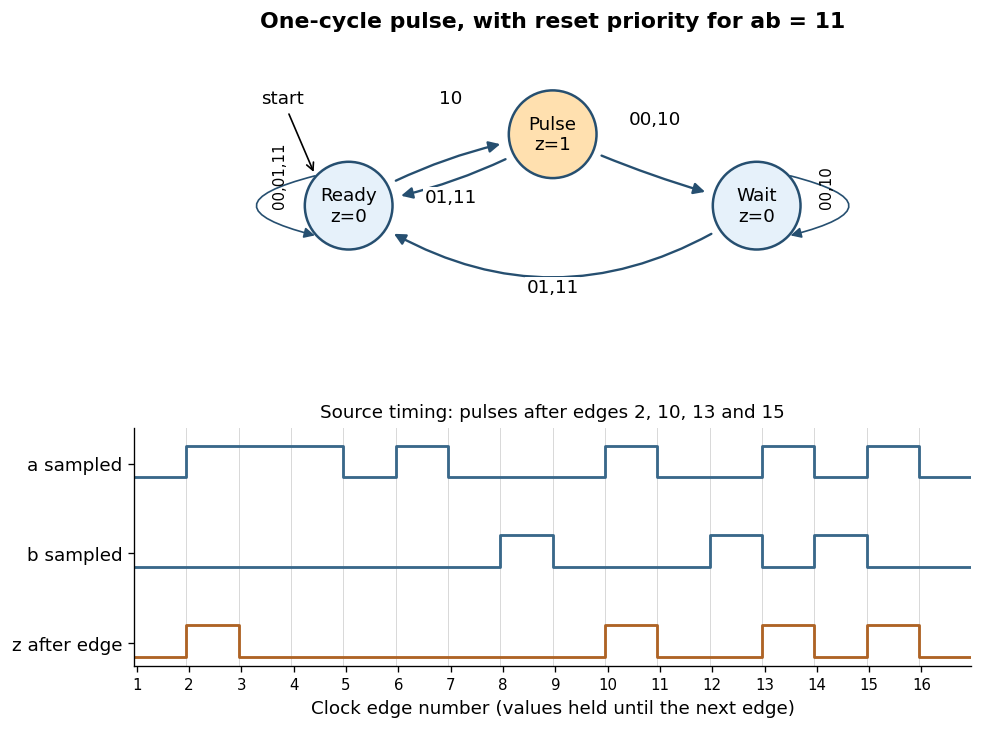

Source code (Python):
"""Draw pulse generator state chart and the original sampled timing sequence.
Writes PNG in cwd. Python 3.14.4, matplotlib 3.10.7, numpy 2.3.5.
"""
from pathlib import Path
import matplotlib
matplotlib.use('Agg')
import matplotlib.pyplot as plt
from matplotlib.patches import Circle, FancyArrowPatch
import numpy as np

plt.rcParams.update({'font.size':11,'font.family':'DejaVu Sans'})
fig=plt.figure(figsize=(9,6.8),facecolor='white');gs=fig.add_gridspec(2,1,height_ratios=[1.2,1],hspace=.4)
ax=fig.add_subplot(gs[0]);ax.set(xlim=(-3,3),ylim=(-1.15,1.65),aspect='equal');ax.axis('off')
pos={'Ready':(-2,0),'Pulse':(0,.7),'Wait':(2,0)}
for s,p in pos.items():
    ax.add_patch(Circle(p,.43,facecolor='#ffe0af' if s=='Pulse' else '#e6f1fa',edgecolor='#264f70',lw=1.5))
    ax.text(*p,s+'\nz='+('1' if s=='Pulse' else '0'),ha='center',va='center')
edges=[('Ready','Pulse','10',-.1,(-1,1)),('Pulse','Ready','01,11',-.1,(-1,.03)),('Pulse','Wait','00,10',.05,(1,.8)),('Wait','Ready','01,11',-.35,(0,-.85))]
for s,t,lab,rad,loc in edges:
    ax.add_patch(FancyArrowPatch(pos[s],pos[t],shrinkA=32,shrinkB=32,connectionstyle=f'arc3,rad={rad}',arrowstyle='-|>',mutation_scale=14,color='#264f70',lw=1.4))
    ax.text(*loc,lab,ha='center',bbox={'facecolor':'white','edgecolor':'none','pad':1})
for s,lab in [('Ready','00,01,11'),('Wait','00,10')]:
    x,y=pos[s];sgn=-1 if s=='Ready' else 1
    ax.add_patch(FancyArrowPatch((x+sgn*.3,y+.3),(x+sgn*.3,y-.3),connectionstyle=f'arc3,rad={-2*sgn}',arrowstyle='-|>',mutation_scale=13,color='#264f70'))
    ax.text(x+sgn*.68,y,lab,ha='center',rotation=90,fontsize=9)
ax.annotate('start',xy=(-2.33,.3),xytext=(-2.65,1),arrowprops={'arrowstyle':'->'},ha='center')
ax.set_title('One-cycle pulse, with reset priority for ab = 11',weight='bold')
a=fig.add_subplot(gs[1]);time=np.arange(17)
as_=[0,1,1,1,0,1,0,0,0,1,0,0,1,0,1,0]
bs_=[0,0,0,0,0,0,0,1,0,0,0,1,0,1,0,0]
s='Ready';zs=[]
for av,bv in zip(as_,bs_):
    s='Ready' if bv else ('Pulse' if s=='Ready' and av else 'Ready' if s=='Ready' else 'Wait')
    zs.append(int(s=='Pulse'))
for vals,offset,col in [(as_,4,'#39688a'),(bs_,2,'#39688a'),(zs,0,'#ae6325')]:
    # Sampled inputs are shown through each edge; z is the state after that edge.
    a.step(time,np.array(vals+[vals[-1]])*.7+offset,where='post',color=col,lw=1.7)
for k in range(16):a.axvline(k,color='.85',lw=.6,zorder=-1)
a.set(xlim=(0,16),ylim=(-.2,5.1),yticks=[.3,2.3,4.3],yticklabels=['z after edge','b sampled','a sampled'],xticks=np.arange(16)+.05,xticklabels=np.arange(1,17),xlabel='Clock edge number (values held until the next edge)')
a.tick_params(axis='x',labelsize=9);a.spines[['top','right']].set_visible(False)
a.set_title('Source timing: pulses after edges 2, 10, 13 and 15',fontsize=11)
fig.savefig(Path.cwd()/'computing-prelims-2003-pulse.png',dpi=120,facecolor='white',bbox_inches='tight',metadata={'Software':'computing-prelims-2003-pulse.py'})
plt.close(fig)
